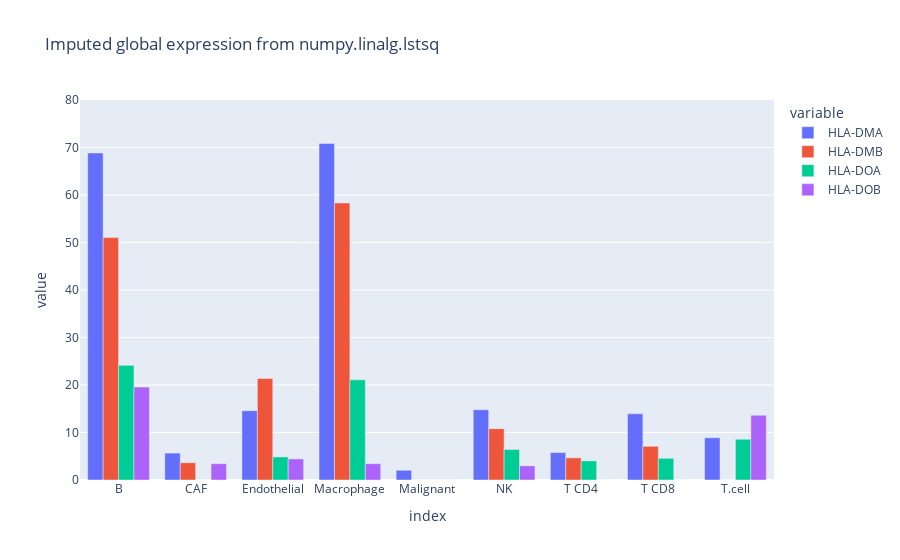

Notebook code cell kept with this figure:
### Code cell
fig = px.bar(
    imputed_geps_numpy_lstsq.loc[example_genes[0:4]].T,
    barmode="group",
    title="Imputed global expression from numpy.linalg.lstsq",
)
fig.update_yaxes(range=[0, 80])

### Figure 1 — Plotly figure (JSON) as saved in the notebook; plotly's stock layout.template omitted (floating-point values rounded to 4 significant figures)
{"data": [{"alignmentgroup": "True", "hovertemplate": "variable=HLA-DMA<br>index=%{x}<br>value=%{y}<extra></extra>", "legendgroup": "HLA-DMA", "marker": {"color": "#636efa", "pattern": {"shape": ""}}, "name": "HLA-DMA", "offsetgroup": "HLA-DMA", "orientation": "v", "showlegend": true, "textposition": "auto", "type": "bar", "x": ["B", "CAF", "Endothelial", "Macrophage", "Malignant", "NK", "T CD4", "T CD8", "T.cell"], "xaxis": "x", "y": [68.85, 5.663, 14.59, 70.85, 2.056, 14.79, 5.77, 13.93, 8.895], "yaxis": "y"}, {"alignmentgroup": "True", "hovertemplate": "variable=HLA-DMB<br>index=%{x}<br>value=%{y}<extra></extra>", "legendgroup": "HLA-DMB", "marker": {"color": "#EF553B", "pattern": {"shape": ""}}, "name": "HLA-DMB", "offsetgroup": "HLA-DMB", "orientation": "v", "showlegend": true, "textposition": "auto", "type": "bar", "x": ["B", "CAF", "Endothelial", "Macrophage", "Malignant", "NK", "T CD4", "T CD8", "T.cell"], "xaxis": "x", "y": [51.04, 3.636, 21.37, 58.33, 0, 10.81, 4.667, 7.09, 0], "yaxis": "y"}, {"alignmentgroup": "True", "hovertemplate": "variable=HLA-DOA<br>index=%{x}<br>value=%{y}<extra></extra>", "legendgroup": "HLA-DOA", "marker": {"color": "#00cc96", "pattern": {"shape": ""}}, "name": "HLA-DOA", "offsetgroup": "HLA-DOA", "orientation": "v", "showlegend": true, "textposition": "auto", "type": "bar", "x": ["B", "CAF", "Endothelial", "Macrophage", "Malignant", "NK", "T CD4", "T CD8", "T.cell"], "xaxis": "x", "y": [24.13, 0, 4.854, 21.09, 0, 6.423, 4.022, 4.571, 8.578], "yaxis": "y"}, {"alignmentgroup": "True", "hovertemplate": "variable=HLA-DOB<br>index=%{x}<br>value=%{y}<extra></extra>", "legendgroup": "HLA-DOB", "marker": {"color": "#ab63fa", "pattern": {"shape": ""}}, "name": "HLA-DOB", "offsetgroup": "HLA-DOB", "orientation": "v", "showlegend": true, "textposition": "auto", "type": "bar", "x": ["B", "CAF", "Endothelial", "Macrophage", "Malignant", "NK", "T CD4", "T CD8", "T.cell"], "xaxis": "x", "y": [19.56, 3.428, 4.437, 3.429, 0, 2.975, 0, 0, 13.63], "yaxis": "y"}], "layout": {"barmode": "group", "legend": {"title": {"text": "variable"}, "tracegroupgap": 0}, "title": {"text": "Imputed global expression from numpy.linalg.lstsq"}, "xaxis": {"anchor": "y", "domain": [0, 1], "title": {"text": "index"}}, "yaxis": {"anchor": "x", "domain": [0, 1], "range": [0, 80], "title": {"text": "value"}}}}
